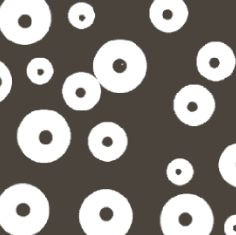
#> input picture 07-NOv/example3.png, 236 x 235 px, found by its file name
$ python boundary_extraction.py
#> lines starting #> are read from the running program, lines starting #| are printed output that depends on the picture; after the words box and inside, x2 and y2 are one past the last pixel; in counts of white or black regions, pixels touching at a corner belong together
#> further down, image is the input picture: shape (235, 236, 3); mean B, G, R 129.7, 134.9, 138.7
import cv2
import numpy as np

def boundary_extraction(image):
    height, width, null= image.shape
#> height = 235; width = 236; null = 3
    boundary = np.zeros((height, width))

    for y in range(1, height - 1):
        for x in range(1, width - 1):
            # Calculate the gradient using Sobel operators
            dx = int(image[y, x + 1, 0]) - int(image[y, x - 1, 0])
            dy = int(image[y + 1, x, 0]) - int(image[y - 1, x, 0])
            gradient_magnitude = np.sqrt(dx**2 + dy**2)

            # Threshold the gradient magnitude to find edges
            if gradient_magnitude > 100:  # You can adjust this threshold
                boundary[y, x] = 256
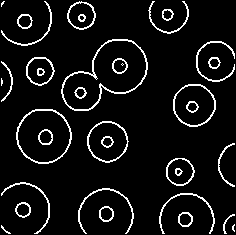
#> boundary: shape (235, 236) float64; values 0 (black) and 256 (white), 7.5% white in thin lines or dots

    return boundary

image = cv2.imread(r"C:\Users\aryan\OneDrive - st.niituniversity.in\DIP\07-NOv\example3.png")
boundary = boundary_extraction(image)

cv2.imshow("input", image)
cv2.imshow("Boundary", boundary)
cv2.waitKey(0)
cv2.destroyAllWindows()

$ run again, with 07-NOv/example1.png copied over 07-NOv/example3.png
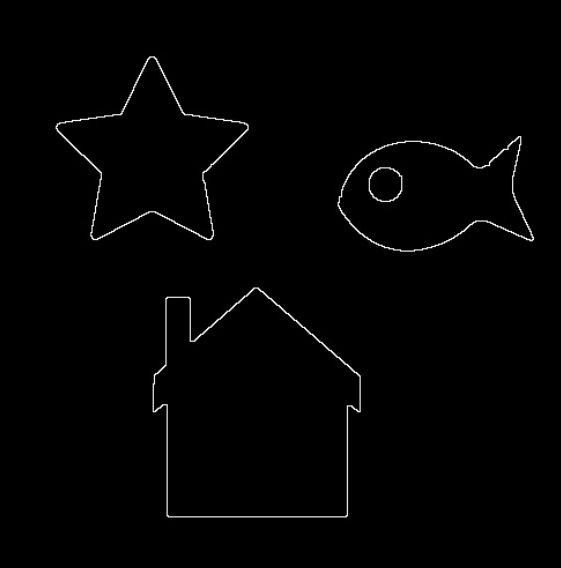
#> input picture 07-NOv/example1.png, 561 x 568 px, found by its file name
#> image is the input picture: shape (568, 561, 3); min 0, max 255, mean 2.5
#> after the loop in boundary_extraction, `for y in range(1, height - 1):`:
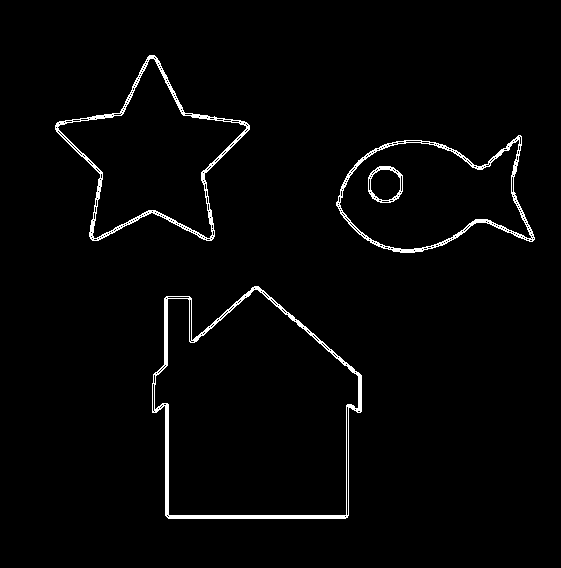
#> boundary: shape (568, 561) float64; values 0 (black) and 256 (white), 2.2% white; 4 white regions, box (x1, y1, x2, y2) and area: (152, 286, 362, 519) 2874, (55, 55, 250, 241) 2116, (336, 135, 535, 253) 1790, (368, 166, 403, 203) 320

$ run again, with 07-NOv/example2.jpeg saved as 07-NOv/example3.png
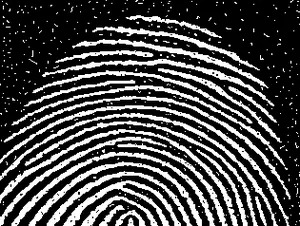
#> input picture 07-NOv/example2.jpeg, 300 x 226 px, found by its file name
#> image is the input picture: shape (226, 300, 3); min 0, max 255, mean 73.9
#> after the loop in boundary_extraction, `for y in range(1, height - 1):`:
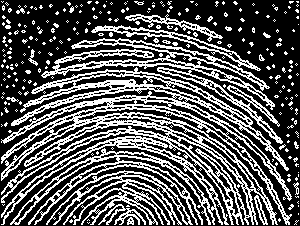
#> boundary: shape (226, 300) float64; values 0 (black) and 256 (white), 34.7% white in thin lines or dots
